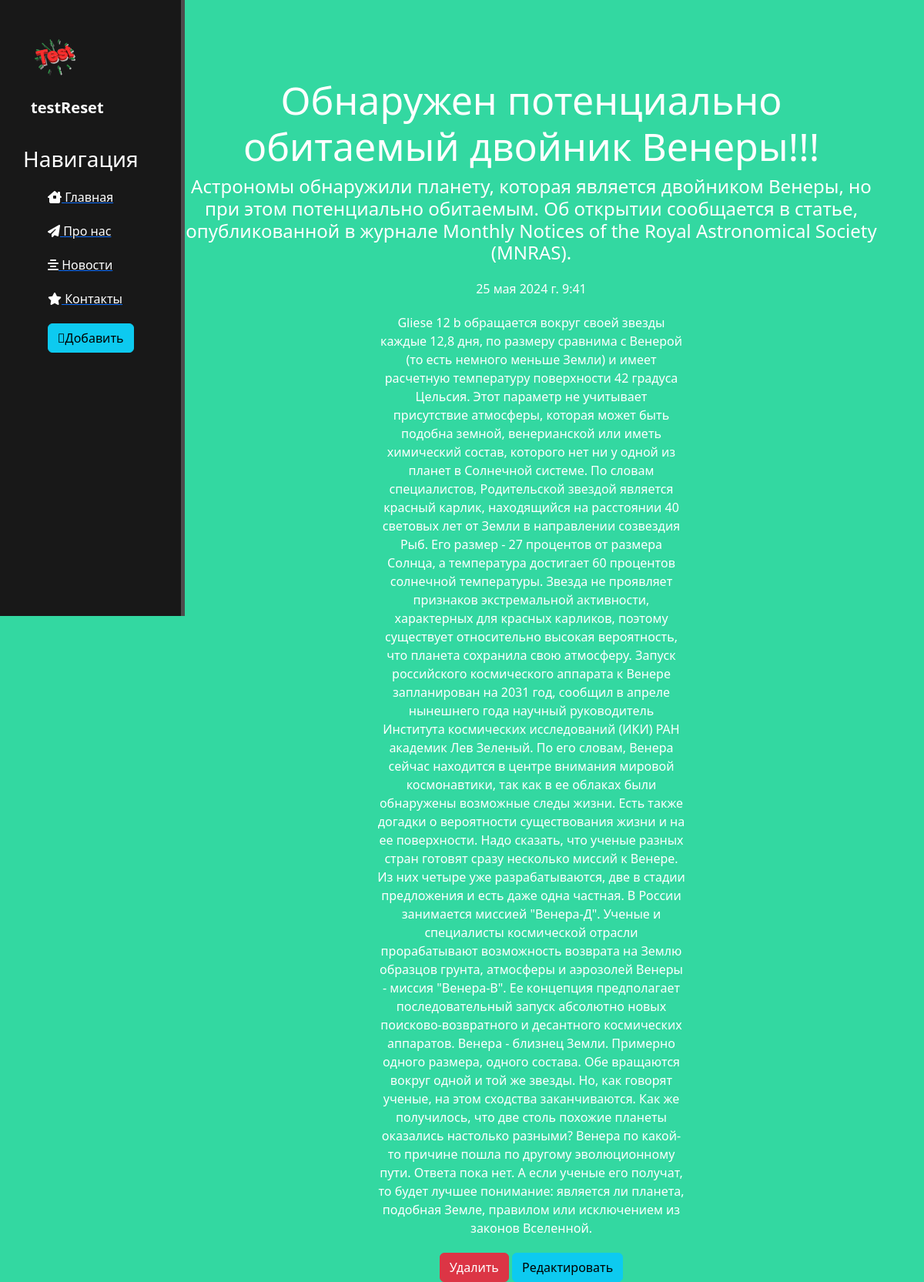
Screenshot of /news/3 with the database file from the repository.
### news/models.py (models this page shows, shortened)
class Articles(models.Model):
    title = models.CharField('Название', max_length=50)
    anons = models.CharField('Анонс', max_length=250)
    fuel_text = models.TextField('Статья')
    date = models.DateTimeField('Дата публикации')
    class Meta:
        verbose_name = 'Новость'
        verbose_name_plural = 'Новости'

### news/views.py (the view)
# urls.py: path('<int:pk>', views.NewsDetailView.as_view(), name='news-detail'),
class NewsDetailView(DetailView):
    model = Articles
    template_name = 'news/details_view.html'
    context_object_name = 'article'

### news/templates/news/details_view.html (shortened to what this page needs)
{% extends "appreset/layout.html" %}
{% block content %}
    <div class="features">
        <h1>{{ article.title }}</h1>
        <h4>{{ article.anons }}</h4>
        <p>{{ article.date }}</p>
        <p>{{ article.fuel_text }}</p>
        <a href="{% url 'news-delete' article.id %}" class="btn btn-danger" role="button">Удалить</a>
        <a href="{% url 'news-update' article.id %}" class="btn btn-info" role="button">Редактировать</a>
    </div>
{% endblock %}

### rows the page displays
Articles: title "Обнаружен потенциально обитаемый двойник Венеры!!!", anons "Астрономы обнаружили планету, которая является двойником Венеры, но при этом потенциально обитаемым. Об открытии сообщается в статье, опубликованной в журнале Monthly Notices of the Royal Astronomical Society (MNRAS).", date "25 мая 2024 г. 9:41", fuel_text "Gliese 12 b обращается вокруг своей звезды каждые 12,8 дня, по размеру сравнима с Венерой (то есть немного меньше Земли) и имеет расчетную температуру поверхности 42 градуса Цельсия. Этот параметр не учитывает присутствие атмосферы, которая может быть подобна земной, венерианской или иметь химический состав, которого нет ни у одной из планет в Солнечной системе. По словам специалистов, Родительской звездой является красный карлик, находящийся на расстоянии 40 световых лет от Земли в направлении созвездия Рыб. Его размер - 27 процентов от размера Солнца, а температура достигает 60 процентов солнечной температуры. Звезда не проявляет признаков экстремальной активности, характерных для красных…"
